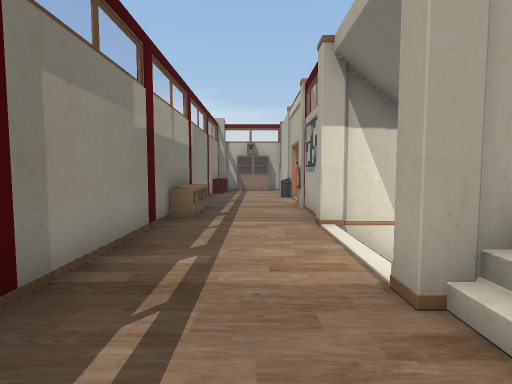
View 1 (above)

18 first-person views from a walk through a Unity game level. The camera is 1.2 m above the floor, tilts 4° down and sees 80° across. The floor is counted in squares, 1 m on a side. Each view is taken from the middle of a square. On the plan, view 1 faces up. The plan holds only what a view shows up to about 13 squares ahead; the rest is blank. The player is left out. Door leaves are left out, so doorways stand open. Some surface patterns are stand-ins.

View 2
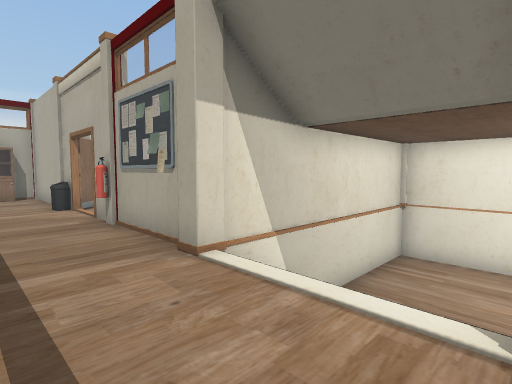

View 3
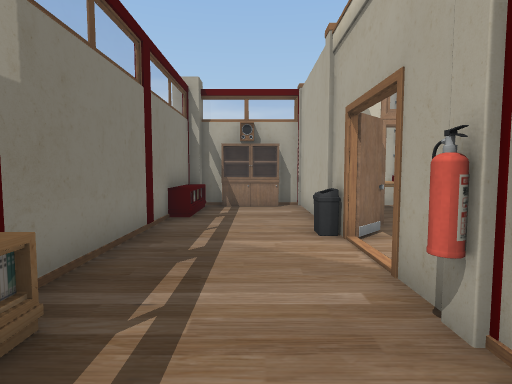

View 4
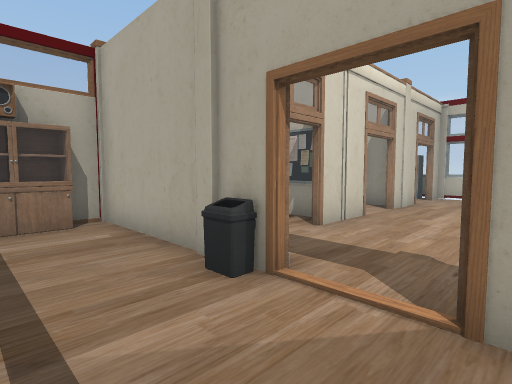

View 5
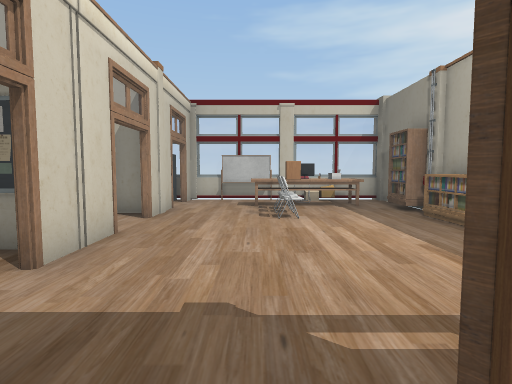

View 6
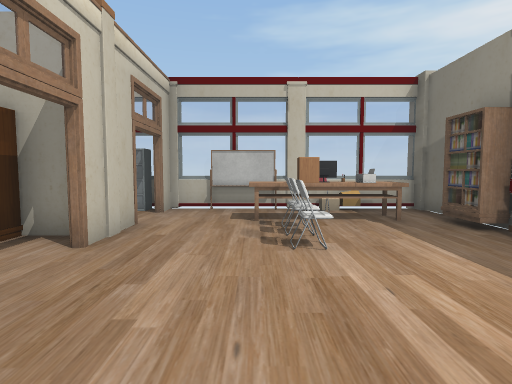

View 7
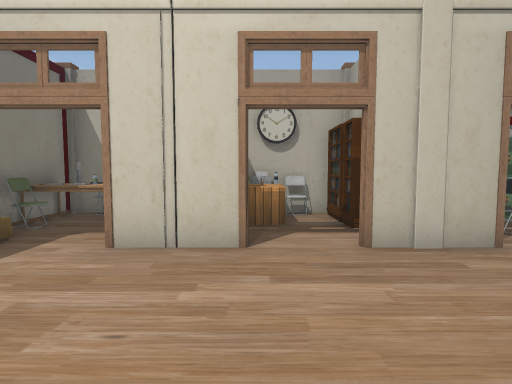

View 8
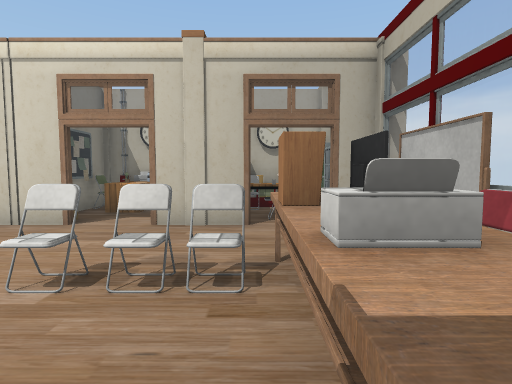

View 9
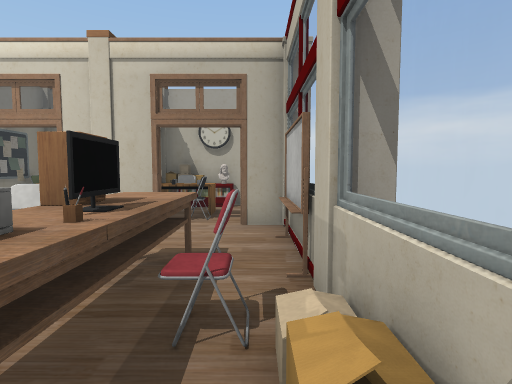

View 10
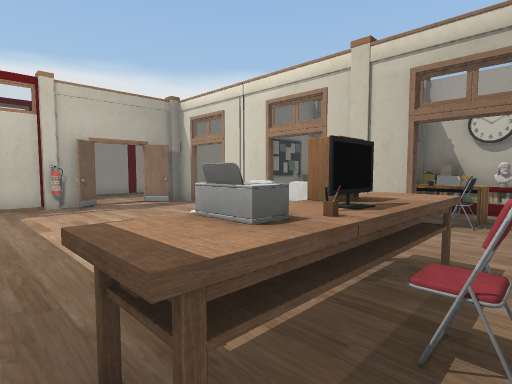

View 11
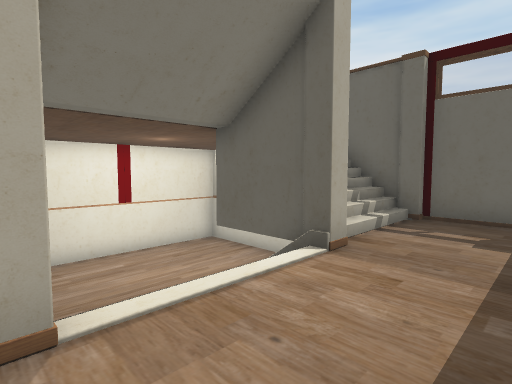

View 12
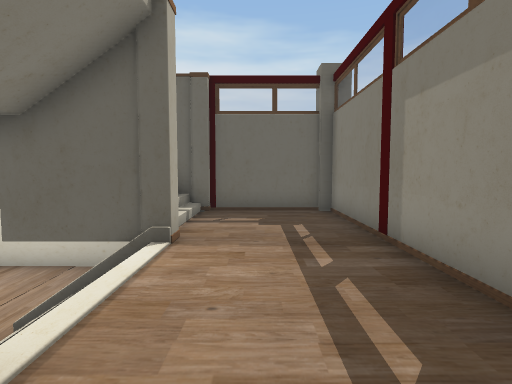

View 13
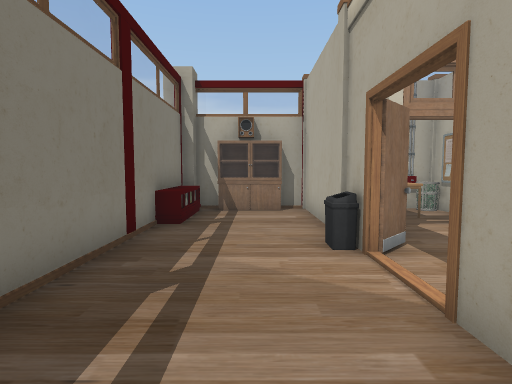

View 14
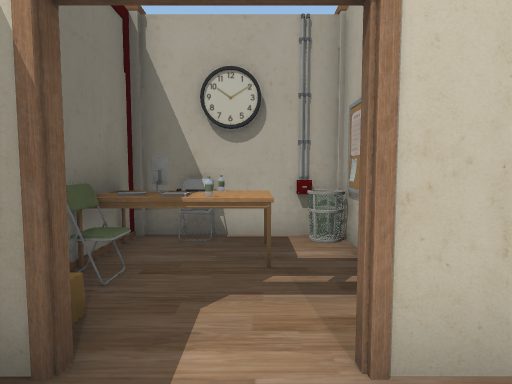

View 15
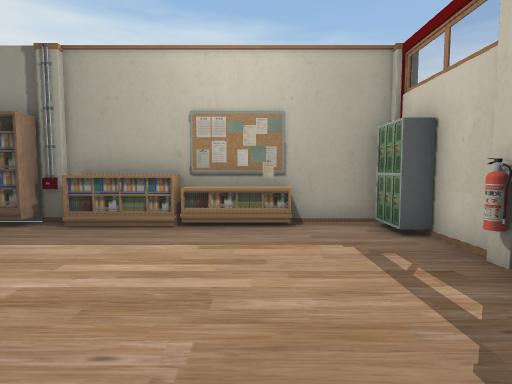

View 16
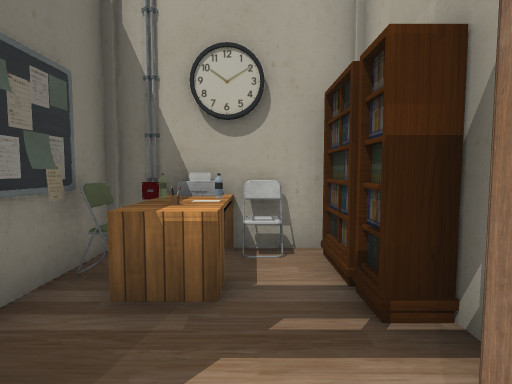

View 17
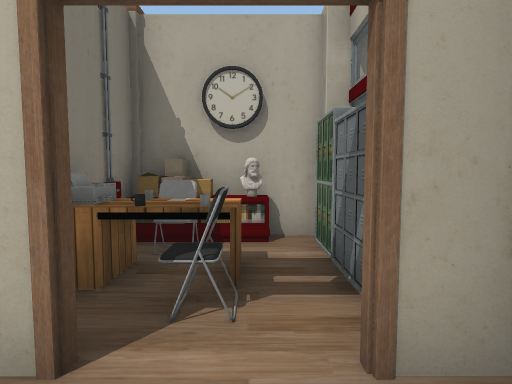

View 18
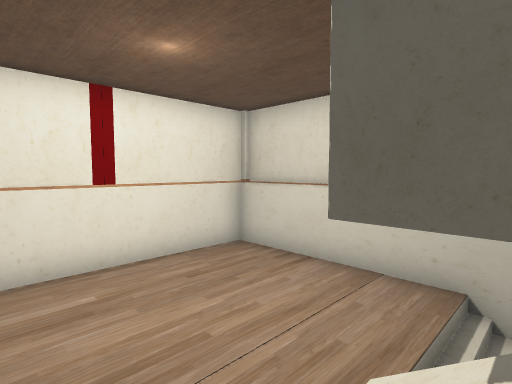

### Floor plan
Key: @ floor where view 1 was taken; # wall or solid block; . main floor; - floor 1.5 m lower than the main floor; _ floor 1.75 m lower than the main floor; / step, stairs or slope; D open door; = window, fence, low wall or low ledge; ^ raised ledge; O other object.
Columns run from 3 left of view 1 to 14 right of it. Each row starts with its distance up from view 1.
 19 OO###OO##OOO#OO##
 18 OOOOOOOOO#OOOOOOO
 17  O...OOO.OOOO#OOO
 16  O...O...O..OOOOOO
 15  #...#..##D.#OD.#O
 14  #..OO...DD..DD..=
 13  #...............#
 12  #............^^.O
 11  #...#......OOOO.O
 10  O..OOO.......^OO#
  9  O...O........OOO=
  8  O...O...........=
  7  #...#########O##O
  6  #.../   ----#  OO
  5  #...//  ----#
  4  #...// _----#
  3  #...###_----#
  2  #...= /_----#
  1  #...O /_----#
  0  #.@.O//_----#
 -1  #############

Where each view was taken, in squares from view 1:
view 1: 0 up, 0 right, facing up
view 2: 3 up, 1 left, facing up-right
view 3: 8 up, 0 right, facing up
view 4: 11 up, 1 left, facing up-right
view 5: 12 up, 1 right, facing right
view 6: 12 up, 4 right, facing right
view 7: 10 up, 7 right, facing up
view 8: 8 up, 11 right, facing up
view 9: 8 up, 13 right, facing up
view 10: 8 up, 13 right, facing up-left
view 11: 7 up, 1 left, facing down-right
view 12: 8 up, 0 right, facing down
view 13: 9 up, 0 right, facing up
view 14: 13 up, 4 right, facing up
view 15: 14 up, 5 right, facing down
view 16: 14 up, 8 right, facing up
view 17: 13 up, 12 right, facing up
view 18: 5 up, 3 right, facing down-right
